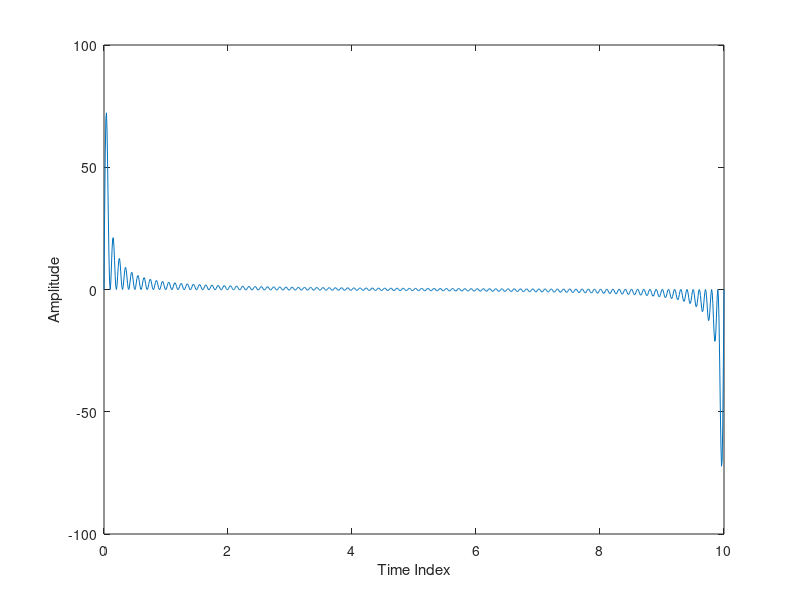

Source code (MATLAB): (Note: this script raises an error after producing the figure.)
Nf = 1;                %number of periods for the smallest frequency
Fend = 10;              %highest frequency
f= 0.1;                 %signal imput frequency 
f_step = 0.1;           %increment step
Fs =100;                %sampling frequncy
Ts = 1/Fs;              %sampling period
t=0:Ts:Nf*(1/f);        %time of the signal
L = length(t);
numbers = length(t);
y = zeros(1,numbers);
for counter=f:f_step:Fend
    ytemp = sin(2*pi*counter*t);
    y = y + ytemp;
end
points = numbers -1;
figure(1);
plot(t,y);
ylabel ('Amplitude');
xlabel ('Time Index');
TITLE ('Sine wave');
% NFFT = 2^nextpow2(L); % Next power of 2 from length of y
% Y = fft(y,NFFT)/L;
% f_fft = Fs/2*linspace(0,1,NFFT/2+1);
% Y_plot = 2*abs(Y(1:NFFT/2+1));
% % Plot single-sided amplitude spectrum.
% x_plot = f_fft(1:30000);
% 
% plot(x_plot,Y_plot(1:30000));
[pxx,F_plot] = pwelch(y,128,120,length(y),Fs,'onesided');
figure(2);
plot(F_plot,pxx);
title('Single-Sided Amplitude Spectrum of y(t)')
xlabel('Frequency (Hz)')
ylabel('|Y(f)|')

save(['GeneratedSygnal.txt'],'y','-ascii');
